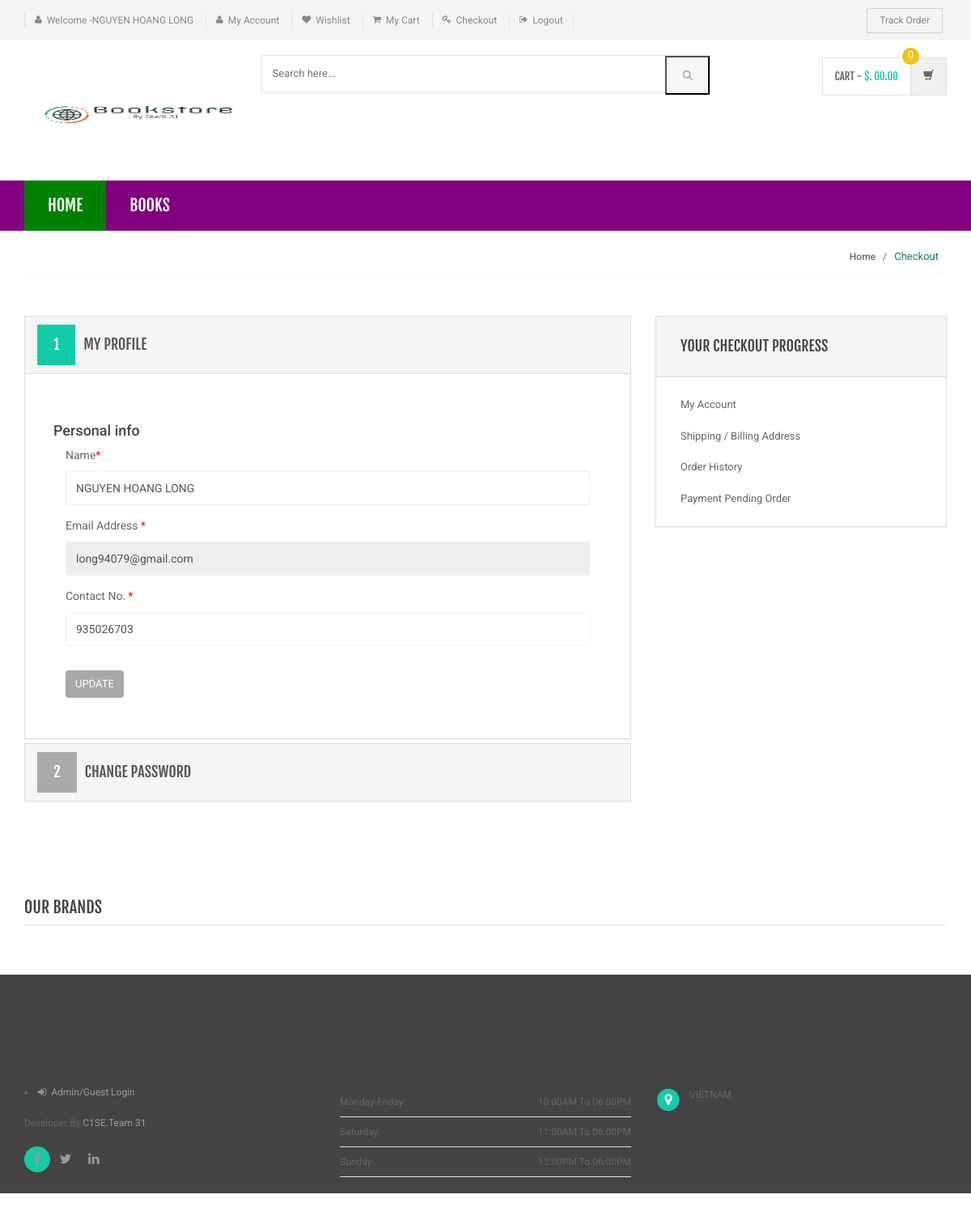
The app's page /my-account.php (signed in) with its own data.
### tables this page shows
CREATE TABLE `category` (
  `id` int(11) NOT NULL,
  `categoryName` varchar(255) DEFAULT NULL,
  `categoryDescription` longtext DEFAULT NULL,
  `creationDate` timestamp NOT NULL DEFAULT current_timestamp(),
  `updationDate` varchar(255) DEFAULT NULL
);

CREATE TABLE `users` (
  `id` int(11) NOT NULL,
  `name` varchar(255) DEFAULT NULL,
  `email` varchar(255) DEFAULT NULL,
  `contactno` bigint(11) DEFAULT NULL,
  `password` varchar(255) DEFAULT NULL,
  `shippingAddress` longtext DEFAULT NULL,
  `shippingState` varchar(255) DEFAULT NULL,
  `shippingCity` varchar(255) DEFAULT NULL,
  `shippingPincode` int(11) DEFAULT NULL,
  `billingAddress` longtext DEFAULT NULL,
  `billingState` varchar(255) DEFAULT NULL,
  `billingCity` varchar(255) DEFAULT NULL,
  `billingPincode` int(11) DEFAULT NULL,
  `regDate` timestamp NOT NULL DEFAULT current_timestamp(),
  `updationDate` varchar(255) DEFAULT NULL
);

### my-account.php (the view, shortened to what this page needs)
<?php
include('includes/config.php');
if(strlen($_SESSION['login'])==0)
    {
header('location:index.php');
}
else{
?>
<!DOCTYPE html>
<html lang="en">
	<head>
	    <link rel="stylesheet" href="assets/css/bootstrap.min.css">
	    <link rel="stylesheet" href="assets/css/main.css">
	    <link rel="stylesheet" href="assets/css/green.css">
	    <link rel="stylesheet" href="assets/css/owl.carousel.css">
		<link rel="stylesheet" href="assets/css/owl.transitions.css">
		<link href="assets/css/lightbox.css" rel="stylesheet">
		<link rel="stylesheet" href="assets/css/animate.min.css">
		<link rel="stylesheet" href="assets/css/rateit.css">
		<link rel="stylesheet" href="assets/css/bootstrap-select.min.css">
		<link rel="stylesheet" href="assets/css/config.css">
		<link href="assets/css/green.css" rel="alternate stylesheet" title="Green color">
		<link href="assets/css/blue.css" rel="alternate stylesheet" title="Blue color">
		<link href="assets/css/red.css" rel="alternate stylesheet" title="Red color">
		<link href="assets/css/orange.css" rel="alternate stylesheet" title="Orange color">
		<link href="assets/css/dark-green.css" rel="alternate stylesheet" title="Darkgreen color">
		<link rel="stylesheet" href="assets/css/font-awesome.min.css">
	</head>
    <body class="cnt-home">
<header class="header-style-1">
<?php include('includes/top-header.php');?>
<?php include('includes/main-header.php');?>
<?php include('includes/menu-bar.php');?>
</header>
<div class="breadcrumb">
	<div class="container">
		<div class="breadcrumb-inner">
			<ul class="list-inline list-unstyled">
				<li><a href="#">Home</a></li>
				<li class='active'>Checkout</li>
			</ul>
		</div>
	</div>
</div>
<div class="body-content outer-top-bd">
	<div class="container">
		<div class="checkout-box inner-bottom-sm">
			<div class="row">
				<div class="col-md-8">
					<div class="panel-group checkout-steps" id="accordion">
<div class="panel panel-default checkout-step-01">
		<div class="panel-heading">
    	<h4 class="unicase-checkout-title">
	        <a data-toggle="collapse" class="" data-parent="#accordion" href="#collapseOne">
	          <span>1</span>My Profile
	        </a>
	     </h4>
    </div>
	<div id="collapseOne" class="panel-collapse collapse in">
	    <div class="panel-body">
			<div class="row">
<h4>Personal info</h4>
				<div class="col-md-12 col-sm-12 already-registered-login">
<?php
$query=mysqli_query($con,"select * from users where id='".$_SESSION['id']."'");
while($row=mysqli_fetch_array($query))
{
?>
					<form class="register-form" role="form" method="post">
<div class="form-group">
					    <label class="info-title" for="name">Name<span>*</span></label>
					    <input type="text" class="form-control unicase-form-control text-input" value="<?php echo $row['name'];?>" id="name" name="name" required="required">
					  </div>
						<div class="form-group">
					    <label class="info-title" for="exampleInputEmail1">Email Address <span>*</span></label>
			 <input type="email" class="form-control unicase-form-control text-input" id="exampleInputEmail1" value="<?php echo $row['email'];?>" readonly>
					  </div>
					  <div class="form-group">
					    <label class="info-title" for="Contact No.">Contact No. <span>*</span></label>
					    <input type="text" class="form-control unicase-form-control text-input" id="contactno" name="contactno" required="required" value="<?php echo $row['contactno'];?>"  maxlength="10">
					  </div>
					  <button type="submit" name="update" class="btn-upper btn btn-primary checkout-page-button">Update</button>
					</form>
					<?php } ?>
				</div>
			</div>
		</div>
	</div>
</div>
					  	<div class="panel panel-default checkout-step-02">
						    <div class="panel-heading">
						      <h4 class="unicase-checkout-title">
						        <a data-toggle="collapse" class="collapsed" data-parent="#accordion" href="#collapseTwo">
						          <span>2</span>Change Password
						        </a>
						      </h4>
						    </div>
					  	</div>
					</div>
				</div>
			<?php include('includes/myaccount-sidebar.php');?>
			</div>
		</div>
	<?php include('includes/brands-slider.php');?>
</div>
</div>
<?php include('includes/footer.php');?>
</body>
</html>
<?php } ?>

### includes/menu-bar.php (shortened to what this page needs)
<div class="header-nav animate-dropdown">
    <div class="container">
        <div class="yamm navbar navbar-default" role="navigation">
            <div class="nav-bg-class">
                <div class="navbar-collapse collapse" id="mc-horizontal-menu-collapse">
                    <div class="nav-bar">
                        <ul class="nav navbar-nav">
                            <li class="active">
                                <a href="index.php" data-hover="dropdown" class="dropdown-toggle">Home</a>
                            </li>
                            <?php $sql = mysqli_query($con, "select id,categoryName  from category limit 6");
                            while ($row = mysqli_fetch_array($sql)) {
                            ?>
                                <li class="dropdown ">
                                    <a href="category.php?cid=<?php echo $row['id']; ?>"> <?php echo $row['categoryName']; ?></a>
                                </li>
                            <?php } ?>
                        </ul>
                        <div class="clearfix"></div>
                    </div>
                </div>
            </div>
        </div>
    </div>
</div>

### assets/css/green.css (style rules this page uses)
body { background-color:#fff; color:#666; }
h1, h2, h3, h4, h5, h6 { color:#444; }
a, a:visited { color:#C1392B; }

### assets/css/lightbox.css (style rules this page uses)
body:after { content: url(../images/close.png) url(../images/loading.gif) url(../images/prev.png) url(../images/next.png); display: none; }

### assets/css/blue.css (style rules this page uses)
a { color: #3498db; }
.header-style-1 .header-nav { background: #3498db; }
.cnt-home .header-style-1 .header-nav .navbar .navbar-nav > li.active { background: #1d6ca1; }
.breadcrumb ul li.active { color: #1d6ca1; }
.checkout-box .checkout-steps .panel .panel-heading .unicase-checkout-title > a:not(.collapsed) span { background-color: #3498db; }

### assets/css/red.css (style rules this page uses)
a { color: #ff6c6c; }
.header-style-1 .header-nav { background: #ff6c6c; }
.cnt-home .header-style-1 .header-nav .navbar .navbar-nav > li.active { background: #ff1a1a; }
.breadcrumb ul li.active { color: #ff1a1a; }
.checkout-box .checkout-steps .panel .panel-heading .unicase-checkout-title > a:not(.collapsed) span { background-color: #ff6c6c; }

### assets/css/orange.css (style rules this page uses)
a { color: #f39c12; }
.header-style-1 .header-nav { background: #f39c12; }
.cnt-home .header-style-1 .header-nav .navbar .navbar-nav > li.active { background: #ab6c09; }
.breadcrumb ul li.active { color: #ab6c09; }
.checkout-box .checkout-steps .panel .panel-heading .unicase-checkout-title > a:not(.collapsed) span { background-color: #f39c12; }

### assets/css/dark-green.css (style rules this page uses)
body { background-color:#fff; color:#666; }
h1, h2, h3, h4, h5, h6 { color:#444; }
a, a:visited { color:#C1392B; }

### records on screen
category: categoryName "BOOKS"
users: name "NGUYEN HOANG LONG", email "long94079@gmail.com", contactno "935026703"

### other values on screen
$_SESSION['username'] "NGUYEN HOANG LONG"
